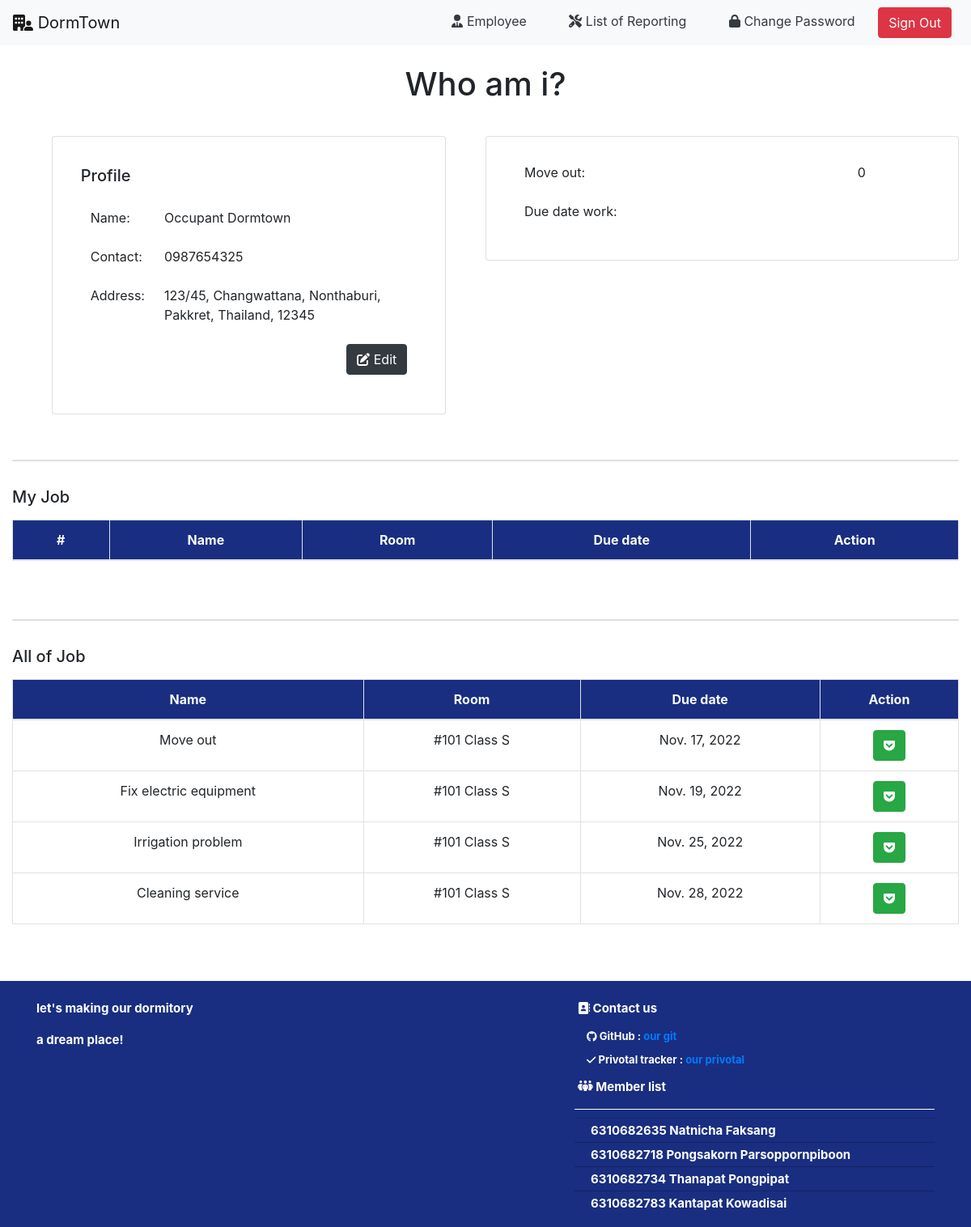
Screenshot of /employee/ (signed in) with the database file from the repository.
### occupant/models.py (models this page shows, shortened)
class UserInfo(models.Model):
    user_id = models.ForeignKey(
        User, on_delete=models.CASCADE, related_name="user_id")
    role_id = models.ForeignKey(
        Role, on_delete=models.CASCADE, related_name="role_id")
    room_id = models.ForeignKey(
        Room, on_delete=models.CASCADE, related_name="room_id", null=True)
    phone_number = models.CharField(max_length=10)
    address = models.CharField(max_length=100)
    street = models.CharField(max_length=50)
    state = models.CharField(max_length=50)
    city = models.CharField(max_length=50)
    country = models.CharField(max_length=20)
    zip_code = models.CharField(max_length=10)

class Report(models.Model):
    from_user_id = models.ForeignKey(
        User, on_delete=models.CASCADE, related_name="from_user_id")
    problem_type_id = models.ForeignKey(
        ProblemType, on_delete=models.CASCADE, related_name="problem_type_id")
    due_date = models.DateField()
    note = models.CharField(max_length=150)
    status_id = models.ForeignKey(
        StatusType, on_delete=models.CASCADE, related_name="status_id")
    assign_to_id = models.ForeignKey(
        User, on_delete=models.CASCADE, related_name="assign_to_id", null=True)
    role_id = models.ForeignKey(
        Role, on_delete=models.CASCADE, related_name="reported_role_id", null=True)

class ProblemType(models.Model):
    problem_name = models.CharField(max_length=30)
    def __str__(self):
        return f'{ self.problem_name }'

class Room(models.Model):
    room_number = models.CharField(max_length=3)
    room_type = models.ForeignKey(
        RoomType, on_delete=models.CASCADE, related_name="room_type")
    status = models.BooleanField()
    def __str__(self):
        return f'#{ self.room_number } Class {self.room_type}'

class RoomType(models.Model):
    class_level = models.CharField(max_length=5)
    price = models.IntegerField()
    room_service = models.IntegerField(default=1)
    tv_fridge = models.BooleanField(default=True)
    wardrobe = models.BooleanField(default=True)
    water_heater = models.BooleanField(default=True)
    def __str__(self):
        return f'{ self.class_level }'

### employee/views.py (the view, shortened to what this page needs)
# urls.py: path("", views.index, name="chat_to_admin"),
def index(request):
    if not request.user.is_authenticated:
        return render(request, 'users/login.html', status=400)
    else:
        user = User.objects.filter(pk=request.user.id).first()
        user_info = UserInfo.objects.filter(user_id=request.user.id).first()
        role_name = user_info.role_id.role_name
        report_a = Report.objects.filter(assign_to_id=request.user,status_id=StatusType.objects.get(pk=2)).order_by('due_date')
        report_na = Report.objects.filter(assign_to_id__isnull=True).order_by('due_date')
        rooms_reporter_a = {}
        for report in report_a:
            Object_reporter = UserInfo.objects.get(user_id=report.from_user_id.id)
            reporter_room = Object_reporter.room_id
            rooms_reporter_a.update({report.from_user_id:reporter_room})
        rooms_reporter_na = {}
        for report in report_na:
            Object_reporter = UserInfo.objects.get(user_id=report.from_user_id.id)
            reporter_room = Object_reporter.room_id
            rooms_reporter_na.update({report.from_user_id:reporter_room})
        iri=0
        fix=0
        clean=0
        move=0
        if role_name == 'Technician' or 'Housekeeper':
            can_access = True
        else:
            can_access = False
        for i in report_na:
            if(can_access):
                return render(request, 'employee/index.html', {
                    'user': user,
                    'user_info' : user_info,
                    'role_name' : role_name,
                    'report_a'  : report_a,
                    'report_na' : report_na,
                    'fix'       : fix,
                    'clean'     : clean,
                    'move'      : move,
                    'iri'       : iri,
                    'rooms_reporter_a' :rooms_reporter_a,
                    'rooms_reporter_na' :rooms_reporter_na,
                })
            else:
                return render(request, "rooms/index.html")

### employee/templates/employee/index.html (shortened to what this page needs)
{% extends 'employee/layout.html' %}
{% block body %}
{% if role_name == "Housekeeper" %}
<div class="text-center mt-4">
    <h1>Housekeeper</h1>
</div>
{% elif role_name == "Technician" %}
<div class="text-center mt-4">
    <h1>Technician</h1>
</div>
{% else %}
<div class="text-center mt-4">
  <h1>Who am i?</h1>
</div>
{% endif %}
<div class="d-flex justify-content-around">
  <div class="container">
    <div class="py-3"></div>
    <div class="row">
        <div class="col-lg-10 card" style="margin: auto">
            <div class="card-body">
                <div class="d-flex justify-content-between align-items-center py-3">
                    <h2 class="h5 mb-0">Profile</h2>
                </div>
                <table class="table table-borderless">
                    <tr>
                        <td colspan="2">Name:</td>
                        <td class="text-end">{{ user.first_name }} {{ user.last_name }}</td>
                    </tr>
                    <tr>
                        <td colspan="2">Contact:</td>
                        <td class="text-end">{{ user_info.phone_number }}</td>
                    </tr>
                    <tr>
                        <td colspan="2">Address:</td>
                        <td class="text-end">{{ user_info.address }}, {{ user_info.street }}, {{ user_info.state }}, {{ user_info.city }}, {{ user_info.country }}, {{ user_info.zip_code }} </td>
                    </tr>
                    <tr>
                        <td colspan="2"></td>
                        <td class="text-end" align="right">
                          <a class="btn btn-dark text-white" href="{% url 'employee:edit_profile' %}"><i class="fa-solid fa-pen-to-square"></i> Edit</a>
                        </td>
                    </tr>
                </table>
            </div>
        </div>
    </div>
  </div>
  <div class="container">
    <div class="py-3"></div>
    <div class="row">
      <div class="col card">
        <div class="card-body">
          <table class="table table-borderless">
            <tr>
              <td colspan="2">Move out:</td>
              <td>{{move}}</td>
            </tr>
            <tr>
              <td colspan="2">Due date work:</td>
              <td></td>
            </tr>
          </table>
        </div>
      </div>
    </div>
  </div>
</div>
<dev class="container">
  <div class="py-3"></div>
  <div class="col card"></div>
  <div class="py-2"></div>
  <div class="d-flex justify-content-between align-items-center py-3">
    <h2 class="h5 mb-0">My Job</h2>
  </div>
  <table class="table table-bordered text-center">
    <thead class="text-light" style="background-color: #192e80;">
      <tr>
        <th scope="col">#</th>
        <th scope="col">Name</th>
        <th scope="col">Room</th>
        <th scope="col">Due date</th>
        <th scope="col">Action</th>
      </tr>
    </thead>
  </table>
</dev>
<dev class="container">
  <div class="py-3"></div>
  <div class="col card"></div>
  <div class="py-2"></div>
  <div class="d-flex justify-content-between align-items-center py-3">
    <h2 class="h5 mb-0">All of Job</h2>
  </div>
  <table class="table table-bordered text-center">
    <thead class="text-light" style="background-color: #192e80;">
      <tr>
        <th scope="col">Name</th>
        <th scope="col">Room</th>
        <th scope="col">Due date</th>
        <th scope="col">Action</th>
      </tr>
    </thead>
    <tbody>
      {% for i in report_na %}
          <tr>
            <td>{{i.problem_type_id}}</td>
            {% for key,value in rooms_reporter_na.items %}
              {% if key == i.from_user_id %}
                <td>{{value}}</td>
              {% endif %}
              {% endfor %}
            <td>{{i.due_date}}</td>
            <td><a class="btn btn-success text-white" href="{% url 'employee:assign' i.id %}"> <i class="fa-brands fa-get-pocket"></i> </a></td>
          </tr>
        {% endfor %}
    </tbody>
  </table>
</dev>
{% endblock %}

### chat/static/chat/chat.css (style rules this page uses)
h2,h3 { margin:0; }

### manager/static/manager/dashboard.css (style rules this page uses)
:root { --height-box: 150px; --padding-box: 50px 0; --border-radius-box: 5px; }

### rows the page displays
UserInfo: phone_number "0987654325", address "123/45", street "Changwattana", state "Nonthaburi", city "Pakkret", country "Thailand", zip_code "12345"
Report: problem_type_id "Move out", due_date "Nov. 17, 2022"
Report: problem_type_id "Fix electric equipment", due_date "Nov. 19, 2022"
Report: problem_type_id "Irrigation problem", due_date "Nov. 25, 2022"
Report: problem_type_id "Cleaning service", due_date "Nov. 28, 2022"

### other values shown
{{ user.first_name }} "Occupant"
{{ user.last_name }} "Dormtown"
{{ move }} "0"
{{ value }} "#101 Class S"
